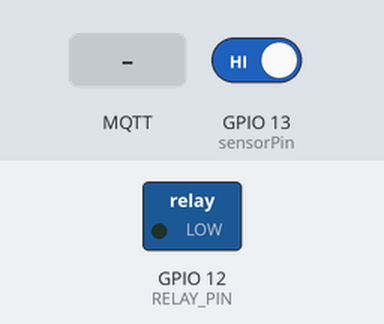
The sketch below on a simulated ESP32. Parts: switched loads named in the sketch (green lamp = pin HIGH). Inputs (shaded band) come from the test bench; at power-on: GPIO 13 (sensorPin) HIGH. WiFi joins after 1.5 s; servers stay silent unless stated; no MQTT or app messages arrive unless stated; what the sketch prints to the serial monitor is not drawn.

Above: at 2.7 s.
2.8 s: MQTT message "pullup" arrives on the first subscribed topic
At 4.3 s:
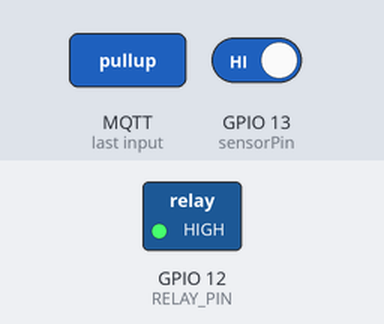
5.0 s: MQTT message "FLAT1-2.4" arrives on the first subscribed topic
7.0 s: MQTT message "pr123456" arrives on the first subscribed topic
Timing chart, 0 to 10.0 s (numbered marks = the images above; inputs shaded):
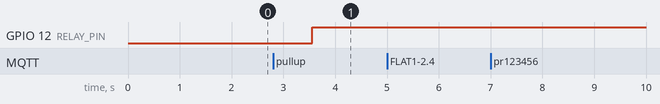

The sketch:

esp2.ino
```cpp
#include <WiFi.h>
#include <PubSubClient.h>

// ===== CONFIG WIFI =====
//const char* ssid = "FLAT1-2.4";
//const char* password = "pr123456";

const char* ssid = "Galaxy A33 5G4487";
const char* password = "gjdi0297";

// ===== CONFIG MAQIATTO =====
const char* mqttServer = "maqiatto.com";
const int mqttPort = 1883;

// Login criado no SITE do Maqiatto
const char* mqttUser = "cmrocha@inf.ufsm.br";
const char* mqttPassword = "gjdi0297";

// Tópico criado no Maqiatto (EXATO!)
const char* mqttTopicSub = "cmrocha@inf.ufsm.br/controle/led_estado";
const char* mqttTopicPub = "cmrocha@inf.ufsm.br/controle/led_estado";

const int RELAY_PIN = 12;
int sensorPin = 13;
int leituraSensor;
bool statusPorta = false;
bool statusLed = false;
static unsigned long lastMsg = 0;

String estado_payload = "";

WiFiClient espClient;
PubSubClient client(espClient);

void callback(char* topic, byte* payload, unsigned int length) {
  String msg = "";
  for (int i = 0; i < length; i++)
    msg += (char)payload[i];

  estado_payload = msg;
  Serial.print("Mensagem recebida: ");
  Serial.println(msg);
}

void reconnect() {
  while (!client.connected()) {
    Serial.print("Conectando ao Maqiatto... ");
    if (client.connect("paw4vy5934", mqttUser, mqttPassword)) {
      Serial.println("Conectado!");
      client.subscribe(mqttTopicSub);
    } else {
      Serial.print("Falhou, rc=");
      Serial.println(client.state());
      delay(2000);
    }
  }
}

void setup() {
  Serial.begin(115200);
  WiFi.begin(ssid, password);

  Serial.print("Conectando ao WiFi");
  while (WiFi.status() != WL_CONNECTED) {
    Serial.print(".");
    delay(500);
  }
  Serial.println("\nWiFi conectado!");

  client.setServer(mqttServer, mqttPort);
  client.setCallback(callback);

  pinMode(sensorPin, INPUT);
  pinMode(RELAY_PIN, OUTPUT);
}

void loop() {
  if (!client.connected()) {
    reconnect();
  }
  client.loop();

  if(estado_payload == "pullup"){
    digitalWrite(RELAY_PIN, HIGH);
  }
  if(estado_payload == "pulldown"){
    digitalWrite(RELAY_PIN, LOW);
  }

  leituraSensor = digitalRead(sensorPin);
  if (leituraSensor == 0 && lastMsg == 0){
    lastMsg = millis();
  } else if(leituraSensor == 1){
    if (!client.connected()) {
     reconnect();
    }
    client.publish(mqttTopicPub, "fechado");
    Serial.println("Mensagem fechado enviada ao Maqiatto!");
    statusLed = false;
    lastMsg = 0;
    delay(1000);
  }
  if (millis() - lastMsg >= 5000 && lastMsg != 0 && !statusLed) {
    if (!client.connected()) {
     reconnect();
    }
    client.publish(mqttTopicPub, "ABERTO");
    Serial.println("Mensagem ABERTO enviada ao Maqiatto!");
    statusLed = true;
    lastMsg = 0;
  }
}
```

Measured:
- after the input at 2.8 s, GPIO 12 (RELAY_PIN): LOW → HIGH after 0.76 s
- after the input at 5.0 s, every drawn part: stays the same
- after the input at 7.0 s, every drawn part: stays the same
